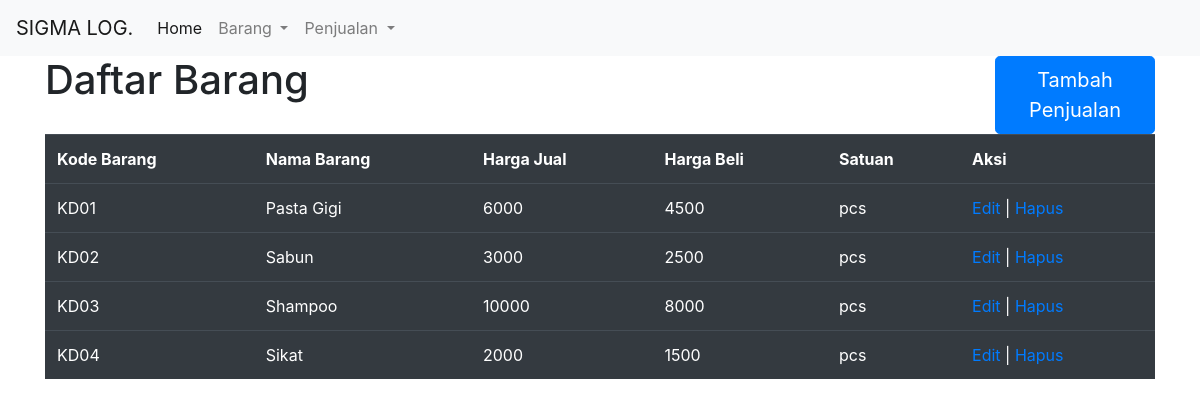
The app's page /daftarBarang.php with its own data.
### tables this page shows
CREATE TABLE `barang` (
  `kode` varchar(5) NOT NULL,
  `nama` varchar(250) NOT NULL,
  `hargajual` double NOT NULL,
  `hargabeli` double NOT NULL,
  `satuan` varchar(50) NOT NULL
);

### daftarBarang.php (the view)
<?php
    include 'koneksi.php';
    $listBarang = mysqli_query($koneksi,"SELECT * FROM barang" );
    include 'master.php';
?>
    <div class="container">
    <div class="row">
        <div class="col-lg-10">
            <h1>Daftar Barang</h1>
        </div>
        <div class="col-lg-2">
            <a href="penjualan.php"><button type="button" class="btn btn-primary btn-lg">Tambah Penjualan</button></a>
        </div>
    </div>
    <div class="row">
    <div class="col-lg-12">
    <table class="table table-dark">
        <tr>
            <th>Kode Barang</th>
            <th>Nama Barang</th>
            <th>Harga Jual</th>
            <th>Harga Beli</th>
            <th>Satuan</th>
            <th>Aksi</th>
        </tr>
        <?php
            foreach ($listBarang as $barang) {
                echo "
                    <tr>
                        <td>$barang[kode]</td>
                        <td>$barang[nama]</td>
                        <td>$barang[hargajual]</td>
                        <td>$barang[hargabeli]</td>
                        <td>$barang[satuan]</td>
                        <td>
                            <a href=\"editBarang.php?kode=$barang[kode]\">Edit</a> |
                            <a href=\"hapusBarang.php?kode=$barang[kode]\">Hapus</a>
                        </td>
                    </tr>
                ";
            }
        ?>
    </table>
    </div>
    </div>
    </div>
<?php
    include 'footer.php';
?>

### master.php (shortened to what this page needs)
<!DOCTYPE html>
<html lang="en">
<head>
    <link rel="stylesheet" href="https://cdn.jsdelivr.net/npm/bootstrap@4.5.3/dist/css/bootstrap.min.css">
  </head>
<body>
<nav class="navbar navbar-expand-lg navbar-light bg-light">
  <a class="navbar-brand" href="index.php">SIGMA LOG.</a>
  <div class="collapse navbar-collapse" id="navbarNav">
    <ul class="navbar-nav">
      <li class="nav-item active">
        <a class="nav-link" href="index.php">Home <span class="sr-only">(current)</span></a>
      </li>
      <li class="nav-item dropdown">
        <a class="nav-link dropdown-toggle" href="#" id="navbarDropdownMenuLink" role="button" data-toggle="dropdown" aria-haspopup="true" aria-expanded="false">
          Barang
        </a>
      </li>
      <li class="nav-item dropdown">
        <a class="nav-link dropdown-toggle" href="#" id="navbarDropdownMenuLink" role="button" data-toggle="dropdown" aria-haspopup="true" aria-expanded="false">
          Penjualan
        </a>
      </li>
    </ul>
  </div>
</nav>

### footer.php (shortened to what this page needs)
</body>
</html>

### records on screen
barang: kode "KD01", nama "Pasta Gigi", hargajual "6000", hargabeli "4500", satuan "pcs"
barang: kode "KD02", nama "Sabun", hargajual "3000", hargabeli "2500", satuan "pcs"
barang: kode "KD03", nama "Shampoo", hargajual "10000", hargabeli "8000", satuan "pcs"
barang: kode "KD04", nama "Sikat", hargajual "2000", hargabeli "1500", satuan "pcs"
